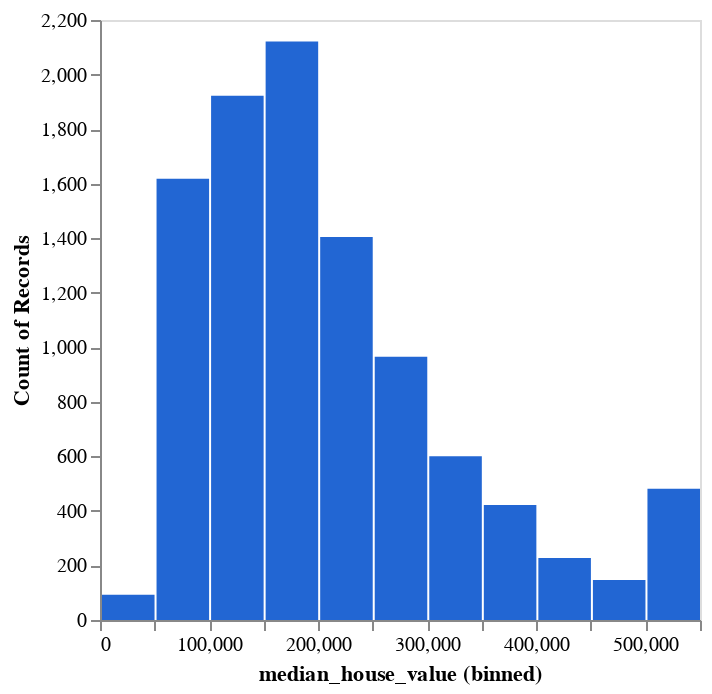

Notebook code for this chart:
### Code cell
(lambda: DeepnoteChart(home_data, """{"layer":[{"layer":[{"mark":{"clip":true,"type":"bar","color":"#2266D3","tooltip":true},"encoding":{"x":{"bin":true,"axis":{"grid":false},"sort":null,"type":"quantitative","field":"median_house_value","format":{"type":"default","decimals":null},"formatType":"numberFormatFromNumberType"},"y":{"axis":{"grid":false},"sort":null,"type":"quantitative","scale":{"type":"linear"},"format":{"type":"default","decimals":null},"aggregate":"count","formatType":"numberFormatFromNumberType"}}}]}],"title":"","config":{"legend":{}},"$schema":"https://vega.github.io/schema/vega-lite/v5.json","encoding":{},"usermeta":{"aditionalTypeInfo":{"histogramLayerIndexes":[0]},"tooltipDefaultMode":true}}""") if 'DeepnoteChart' in globals() else _dntk.DeepnoteChart(home_data, """{"layer":[{"layer":[{"mark":{"clip":true,"type":"bar","color":"#2266D3","tooltip":true},"encoding":{"x":{"bin":true,"axis":{"grid":false},"sort":null,"type":"quantitative","field":"median_house_value","format":{"type":"default","decimals":null},"formatType":"numberFormatFromNumberType"},"y":{"axis":{"grid":false},"sort":null,"type":"quantitative","scale":{"type":"linear"},"format":{"type":"default","decimals":null},"aggregate":"count","formatType":"numberFormatFromNumberType"}}}]}],"title":"","config":{"legend":{}},"$schema":"https://vega.github.io/schema/vega-lite/v5.json","encoding":{},"usermeta":{"aditionalTypeInfo":{"histogramLayerIndexes":[0]},"tooltipDefaultMode":true}}"""))()

### Figure 1 — Vega-Lite specification as saved in the notebook (floating-point values rounded to 4 significant figures; data arrays with more than 128 entries replaced by an {"elided": "..."} marker saying what was removed)
{"$schema": "https://vega.github.io/schema/vega-lite/v5.json", "encoding": {}, "layer": [{"layer": [{"mark": {"type": "bar", "tooltip": true, "color": "#2266D3", "clip": true}, "encoding": {"x": {"field": "median_house_value", "type": "quantitative", "bin": true, "sort": null, "axis": {"grid": false}, "formatType": "numberFormatFromNumberType", "format": {"type": "default", "decimals": null}}, "y": {"type": "quantitative", "aggregate": "count", "sort": null, "axis": {"grid": false}, "scale": {"type": "linear"}, "formatType": "numberFormatFromNumberType", "format": {"type": "default", "decimals": null}}}}]}], "title": "", "config": {"legend": {}}, "usermeta": {"aditionalTypeInfo": {"histogramLayerIndexes": [0]}, "tooltipDefaultMode": true}, "data": {"values": {"elided": "10000 records"}}}
